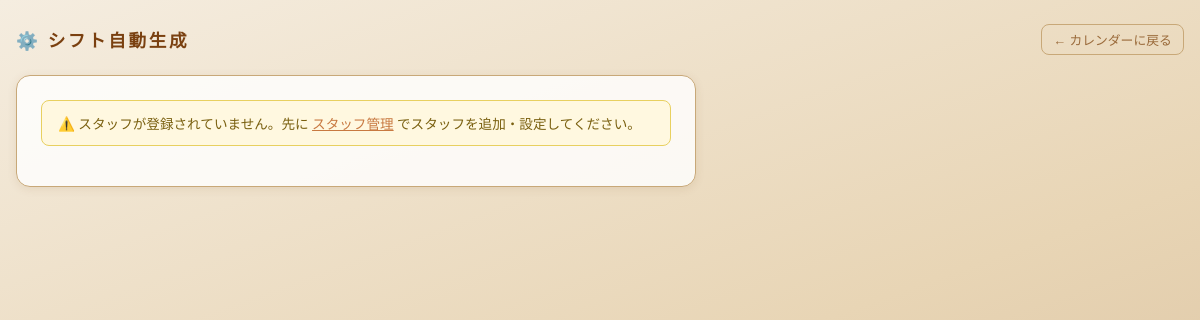
Page /generate (signed in) on the earlier database version.
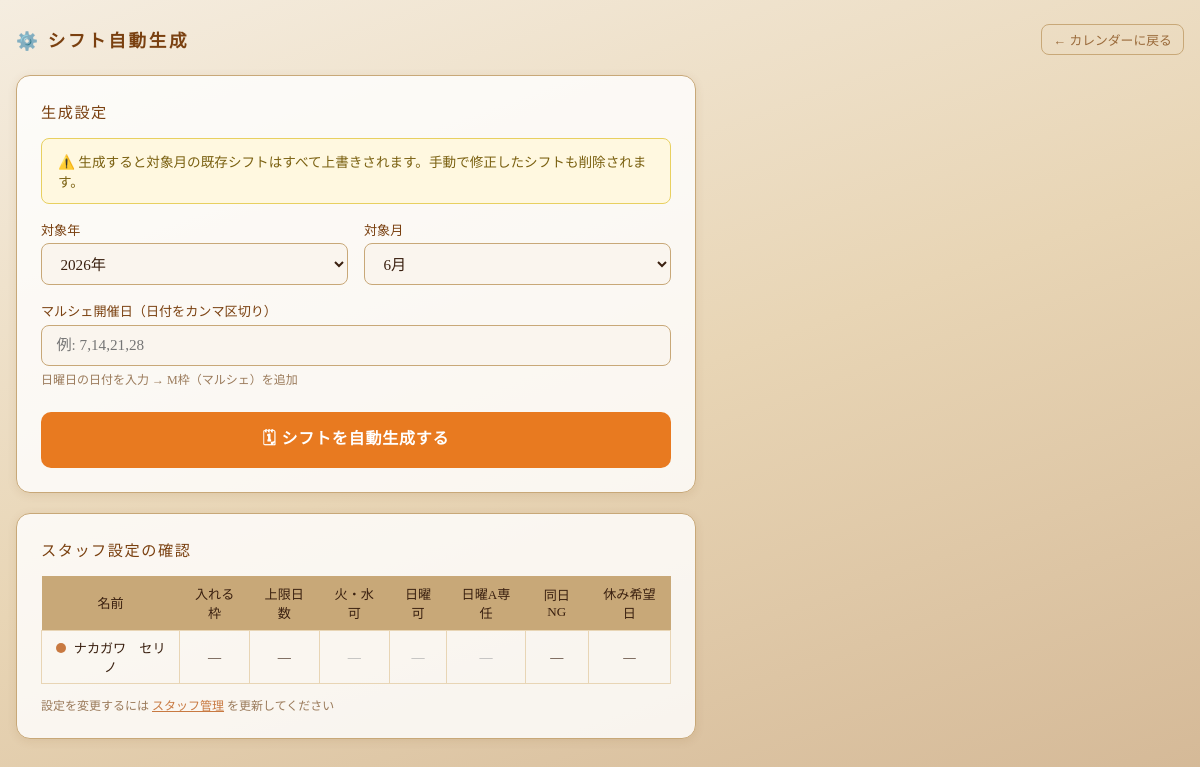
Same page on the later database version.
### tables this page shows
CREATE TABLE staff (
                id   INTEGER PRIMARY KEY AUTOINCREMENT,
                name TEXT NOT NULL UNIQUE,
                color TEXT NOT NULL DEFAULT '#c87941'
            , allowed_slots TEXT NOT NULL DEFAULT '', max_days INTEGER NOT NULL DEFAULT 0, wed_ok INTEGER NOT NULL DEFAULT 0, sun_ok INTEGER NOT NULL DEFAULT 0, sun_a_exclusive INTEGER NOT NULL DEFAULT 0, same_day_ng TEXT NOT NULL DEFAULT '', days_off_str TEXT NOT NULL DEFAULT '');

### app.py (the view, shortened to what this page needs)
@app.route("/generate", methods=["GET", "POST"])
def generate():
    r = require_login()
    if r:
        return r
    today = today_jst()
    msg = error = None
    staff_rows = query("SELECT * FROM staff ORDER BY id")
    return render_template("generate.html",
        staff_rows=staff_rows, msg=msg, error=error,
        today=today,
    )

### app.py (called while the page is built)
def today_jst():
    return datetime.now(JST).date()

def get_db():
    if DATABASE_URL:
        import psycopg2, psycopg2.extras
        url = DATABASE_URL.replace("postgres://", "postgresql://", 1)
        conn = psycopg2.connect(url)
        conn.cursor_factory = psycopg2.extras.RealDictCursor
        return conn
    else:
        import sqlite3
        db_path = os.path.join(os.path.dirname(__file__), "shift.db")
        conn = sqlite3.connect(db_path)
        conn.row_factory = sqlite3.Row
        return conn

def ph():
    return "%s" if DATABASE_URL else "?"

def query(sql, params=()):
    p = ph()
    sql = sql.replace("?", p)
    conn = get_db()
    try:
        cur = conn.cursor()
        cur.execute(sql, params)
        return [dict(r) for r in cur.fetchall()]
    finally:
        conn.close()

def require_login():
    if not session.get("admin"):
        return redirect(url_for("login"))
    return None

### templates/generate.html (shortened to what this page needs)
<!DOCTYPE html>
<html lang="ja">
<head>
</head>
<body>
  <header>
    <h1>⚙️ シフト自動生成</h1>
    <a class="back" href="/">← カレンダーに戻る</a>
  </header>
  {% if not staff_rows %}
  <div class="card">
    <div class="warn">⚠️ スタッフが登録されていません。先に <a href="/staff" style="color:#c87941">スタッフ管理</a> でスタッフを追加・設定してください。</div>
  </div>
  {% else %}
  <div class="card">
    <h2>生成設定</h2>
    <div class="warn">
      ⚠️ 生成すると対象月の既存シフトはすべて上書きされます。手動で修正したシフトも削除されます。
    </div>
    <form method="post">
      <div class="row">
        <div class="field">
          <label>対象年</label>
          <select name="year">
            {% for y in range(today.year - 1, today.year + 3) %}
            <option value="{{ y }}" {% if y == today.year %}selected{% endif %}>{{ y }}年</option>
            {% endfor %}
          </select>
        </div>
        <div class="field">
          <label>対象月</label>
          <select name="month">
            {% for m in range(1, 13) %}
            <option value="{{ m }}" {% if m == today.month %}selected{% endif %}>{{ m }}月</option>
            {% endfor %}
          </select>
        </div>
      </div>
      <div class="field" style="margin-bottom:1rem">
        <label>マルシェ開催日（日付をカンマ区切り）</label>
        <input type="text" name="marche_dates" placeholder="例: 7,14,21,28">
        <p class="hint">日曜日の日付を入力 → M枠（マルシェ）を追加</p>
      </div>
      <button type="submit" class="btn-generate">🗓 シフトを自動生成する</button>
    </form>
  </div>
  <div class="card">
    <h2>スタッフ設定の確認</h2>
    <div style="overflow-x:auto">
    <table class="staff-table">
      <thead>
        <tr>
          <th>名前</th>
          <th>入れる枠</th>
          <th>上限日数</th>
          <th>火・水可</th>
          <th>日曜可</th>
          <th>日曜A専任</th>
          <th>同日NG</th>
          <th>休み希望日</th>
        </tr>
      </thead>
      <tbody>
        {% for s in staff_rows %}
        <tr>
          <td>
            <span class="dot" style="background:{{ s.color }}"></span>
            {{ s.name }}
          </td>
          <td>{{ s.allowed_slots or '—' }}</td>
          <td>{{ s.max_days or '—' }}</td>
          <td class="{% if s.wed_ok %}ok{% else %}ng{% endif %}">{% if s.wed_ok %}✓{% else %}—{% endif %}</td>
          <td class="{% if s.sun_ok %}ok{% else %}ng{% endif %}">{% if s.sun_ok %}✓{% else %}—{% endif %}</td>
          <td class="{% if s.sun_a_exclusive %}ok{% else %}ng{% endif %}">{% if s.sun_a_exclusive %}✓{% else %}—{% endif %}</td>
          <td>{{ s.same_day_ng or '—' }}</td>
          <td style="font-size:.78rem">{{ s.days_off_str or '—' }}</td>
        </tr>
        {% endfor %}
      </tbody>
    </table>
    </div>
    <p class="hint" style="margin-top:.75rem">
      設定を変更するには <a href="/staff" style="color:#c87941">スタッフ管理</a> を更新してください
    </p>
  </div>
  {% endif %}
</body>
</html>

### templates/generate.html (style rules this page uses)
* { box-sizing: border-box; margin: 0; padding: 0; }
body { min-height: 100vh; background: linear-gradient(160deg, #f5ede0 0%, #e8d5b5 50%, #d4b896 100%); font-family: 'Hiragino Mincho ProN', 'Yu Mincho', serif; color: #3a2010; padding: 1.5rem 1rem; }
header { display: flex; align-items: center; justify-content: space-between; margin-bottom: 1.25rem; flex-wrap: wrap; gap: .5rem; }
h1 { font-size: 1.1rem; letter-spacing: .15em; color: #7a4010; }
.back { color: #9a6a3a; font-size: .8rem; text-decoration: none; border: 1px solid #c8a878; padding: .3rem .7rem; border-radius: 8px; }
.card { background: rgba(255,255,255,0.82); border: 1px solid #c8a878; border-radius: 14px; padding: 1.5rem; margin-bottom: 1.25rem; box-shadow: 0 2px 10px rgba(120,70,20,.1); max-width: 680px; }
h2 { font-size: .95rem; color: #7a4010; margin-bottom: 1rem; font-weight: normal; letter-spacing: .1em; }
.row { display: flex; gap: 1rem; flex-wrap: wrap; margin-bottom: 1rem; align-items: flex-end; }
.field { flex: 1; min-width: 140px; }
.field label { font-size: .82rem; color: #7a4010; display: block; margin-bottom: .3rem; }
.field select, .field input[type=text] { width: 100%; padding: .65rem .9rem; background: #faf5ee; border: 1px solid #c8a878; border-radius: 8px; color: #3a2010; font-size: .95rem; font-family: inherit; }
.hint { font-size: .75rem; color: #9a7a5a; margin-top: .25rem; }
.btn-generate { width: 100%; padding: .85rem; background: #e87a20; color: #fff; border: none; border-radius: 10px; font-size: 1rem; font-family: inherit; cursor: pointer; font-weight: bold; letter-spacing: .05em; margin-top: .5rem; }
.staff-table { width: 100%; border-collapse: collapse; font-size: .82rem; }
.staff-table th { background: #c8a878; padding: .5rem .6rem; text-align: center; font-weight: normal; color: #3a2010; }
.staff-table td { padding: .45rem .6rem; border: 1px solid #e8d5b5; text-align: center; vertical-align: middle; }
.ng { color: #aaa; }
.dot { display: inline-block; width: 10px; height: 10px; border-radius: 50%; margin-right: .3rem; }
.warn { background: #fff8e0; border: 1px solid #e8d060; border-radius: 8px; padding: .75rem 1rem; margin-bottom: 1rem; font-size: .85rem; color: #7a6010; }

Differences in the rows shown:
added staff: name "ナカガワ セリノ", allowed_slots "—", max_days "—", same_day_ng "—", days_off_str "—"
Other differences:
form field year: (not shown) → "2026年"
form field month: (not shown) → "6月"
text no longer shown: "⚠️ スタッフが登録されていません。先に でスタッフを追加・設定してください。"
text now shown: "生成設定 ⚠️ 生成すると対象月の既存シフトはすべて上書きされます。手動で修正したシフトも削除されます。 対象年 対象月 マルシェ開催日（日付をカンマ区切り） 日曜日の日付を入力 → M枠（マルシェ）を追加 🗓 シフトを自動生成する スタッフ設定の確認 名前 入れる枠 上限日数 火・水可 日曜可 日曜A専任 同日NG 休み希望日 設定を変更するには を更新してください"
